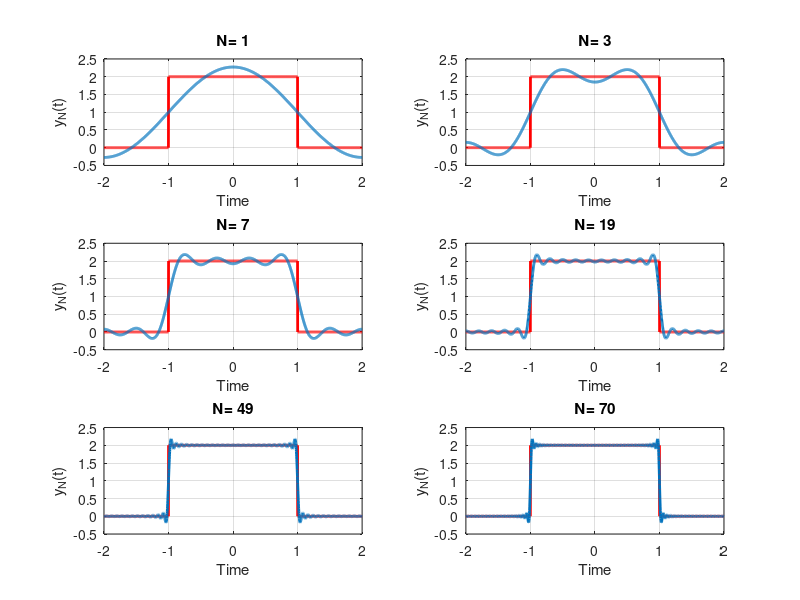

Write MATLAB code to recreate this figure.
%%% MATLAB script to demonstrate the 
%%% Gibb's phenomenon..
t=linspace(-2,2,2000);
u=linspace(-2,2,2000);
sq=[zeros(1,500),2*ones(1,1000),zeros(1,500)];
k=2;
N=[1,3,7,19,49,70];
for n=1:6;
an=[];
for  m=1:N(n)
    an=[an,2*k*sin(m*pi/2)/(m*pi)];
end;
fN=k/2;
for m=1:N(n)
    fN=fN+an(m)*cos(m*pi*t/2);
end;
nq=int2str(N(n));
subplot(3,2,n),plot(u,sq,'r','LineWidth',2);hold on;
plot(t,fN,'LineWidth',2); hold off; axis([-2 2 -0.5 2.5]);grid;
xlabel('Time'), ylabel('y_N(t)');title(['N= ',nq]);
end;
%%% End of gibb.m